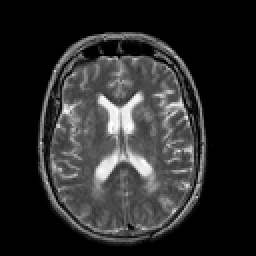
%> input picture images/G01_MR_T2.png, 128 x 128 px, shrunk from 256 x 256 before the run, given in place of G01_CT.png, which was not available (shown 2 times larger)
$ octave main_2_GV_Image_Fusion_PCA.m   (GNU Octave 9; MATLAB toolbox functions it lacks are replaced by stand-ins)
%> lines starting %> are read from the running program, lines starting %| are printed output that depends on the picture; long printed decimals are rounded; pictures that were not available may be replaced by others from this repository, and a replacement may not be noted
### functions/fn_cloneStandard.m
function [clone_standard] = fn_cloneStandard(U1, ROI_BW, ROI_U2, pos)
[rU, cU, hU] = size(U1);
[row, col] = size(ROI_BW);
clone_standard = U1;
for r=1:row
    for c=1:col
        for channel=1:hU %RGB
            if ROI_BW(r,c)==1
                clone_standard(pos(1)+r-1, pos(2)+c-1, channel) = ROI_U2(r,c,channel);
            end
        end
    end
end
figure, imshow(uint8(clone_standard)); title('cloning: standard edition');

### functions/fn_fusion_GV_PCA.m
function weightedFusionDel = fn_fusion_GV_PCA(U1, ROI_BW, ROI_U2, pos)

[rU, cU, hU] = size(U1);
[rROI, cROI] = size(ROI_BW); sizeROI = rROI*cROI*hU;
ROI_U1 = double(U1(pos(1):pos(1)+rROI-1, pos(2):pos(2)+cROI-1, :));
ROI_U2 = double(ROI_U2);

G_ROI_U1 = zeros(size(ROI_U1)); G_ROI_U2 = zeros(size(ROI_U2));
filterForward=[0 -1 1]; filterBackward = [-1 1 0];
for channel = 1:hU
    Gx_ROI_U1(:,:,channel) = conv2(ROI_U1(:,:,channel),filterForward(end:-1:1),'same');
    Gy_ROI_U1(:,:,channel) = conv2(ROI_U1(:,:,channel),filterForward(end:-1:1)','same');
    Gx_ROI_U2(:,:,channel) = conv2(ROI_U2(:,:,channel),filterForward(end:-1:1),'same');
    Gy_ROI_U2(:,:,channel) = conv2(ROI_U2(:,:,channel),filterForward(end:-1:1)','same');
end

%% fusion method


Gx_ROI_U=Gx_ROI_U1;Gy_ROI_U=Gy_ROI_U1;

for r=1:rROI
    for c=1:cROI
        for h=1:hU
            if ROI_BW==1
                vec1 = [Gx_ROI_U1(r,c,h); Gy_ROI_U1(r,c,h)];
                vec2 = [Gx_ROI_U2(r,c,h); Gy_ROI_U2(r,c,h)];
                [a1, a2]=fuse_pcaGV(vec1,vec2);
                % a1=a1^5; a2=a2^5;
                Gx_ROI_U(r,c,h) = (a1* Gx_ROI_U1(r,c,h) + a2*Gx_ROI_U2(r,c,h))/(a1+a2);
                Gy_ROI_U(r,c,h) = (a1* Gy_ROI_U1(r,c,h) + a2*Gy_ROI_U2(r,c,h))/(a1+a2);

            end
        end
    end
end
%%}
% [4 lines of commented-out code are left out]

%% making Laplace from gradients
for channel = 1:hU
    Gxx_ROI_U(:,:,channel) = conv2(Gx_ROI_U(:,:,channel),filterBackward(end:-1:1),'same');
    Gyy_ROI_U(:,:,channel) = conv2(Gy_ROI_U(:,:,channel),filterBackward(end:-1:1)','same');
end
Laplace_ROI_U = Gxx_ROI_U + Gyy_ROI_U;


%% Del iterative Solver
%errMax = fix(rROI*cROI/1000);
mseMax=1e-2;
MSE=mseMax+1;

%ROI_temp=0.5*(ROI_U1+ROI_U2);
%ROI_temp = max(ROI_U1, ROI_U2);
ROI_temp = (ROI_U1.^4 + ROI_U2.^4) ./ (ROI_U1.^3 + ROI_U2.^3 + 1);
%[a1, a2] = fuse_pcaGV(ROI_U1, ROI_U2);
%ROI_temp = a1*ROI_U1 + a2*ROI_U2;

iteration=1;

disp('iteration:     MSE:     min:     max:');
while ((MSE>mseMax) && (iteration<33))
    for r=3:rROI-2
        for c=3:cROI-2
            if ROI_BW(r,c)==1

                ROI_temp(r,c,:) = 0.25*(  ROI_temp(r-1,c,:)+ROI_temp(r+1,c,:)+ROI_temp(r,c-1,:)+ROI_temp(r,c+1,:)  - Laplace_ROI_U(r,c,:) );
                %    - 0.25*(  Gx_ROI_U(r,c,:) - Gx_ROI_U(r,c-1,:) + Gy_ROI_U(r,c,:) - Gy_ROI_U(r-1,c,:)  );

                %                ROI_temp(r,c,:) = .25*( ROI_temp(r-2,c-2,:)+ROI_temp(r-2,c+2,:)+ROI_temp(r+2,c-2,:)+ROI_temp(r+2,c+2,:) )...
                %                    + 0.25*( Gx_ROI_U(r-2,c-1,:)+Gx_ROI_U(r+2,c-1,:)-Gx_ROI_U(r-2,c+1,:)-Gx_ROI_U(r+2,c+1,:)+2*Gx_ROI_U(r,c-1,:)-2*Gx_ROI_U(r,c+1,:) )...
                %                    + 0.25*( Gy_ROI_U(r-1,c-2,:)+Gy_ROI_U(r-1,c+2,:)-Gy_ROI_U(r+1,c-2,:)-Gy_ROI_U(r+1,c+2,:)+2*Gy_ROI_U(r-1,c,:)-2*Gy_ROI_U(r+1,c,:) );

            end
        end
    end

    %for channel = 1:hU
    %    maxx=max(max(ROI_temp(:,:,channel))); minn=min(min(ROI_temp(:,:,channel)));     ROI_temp(:,:,channel) = (255*(ROI_temp(:,:,channel)-minn))/(maxx-minn);
    %end
    ROI_temp(ROI_temp>255)=255; ROI_temp(ROI_temp<0)=0;

    MSE = sum(sum(sum(ROI_temp - ROI_U1).^2))/sizeROI;
    disp([num2str(iteration), ':  ', num2str(MSE), '  ', num2str(min(min(min(ROI_temp)))), '  ', num2str(max(max(max(ROI_temp))))   ]);

    ROI_U1 = ROI_temp;


    iteration = iteration+1;
    if (log2(iteration)==fix(log2(iteration)))
        figure, imshow(uint8(ROI_U1),[]);title(['iteration: ',num2str(iteration)]);
        %imwrite( uint8(ROI_U1), strcat(cd,'/functions/it',num2str(iteration),'.png'));
    end
end
%ROI_U1 = uint8(ROI_U1);
figure, imshow(uint8(ROI_U1));
%% importing to the image
weightedFusionDel = U1;
for r=1:rROI
    for c=1:cROI
        for channel=1:hU %RGB
            if ROI_BW(r,c)==1
                weightedFusionDel(pos(1)+r-1, pos(2)+c-1, channel) = ROI_U1(r,c,channel);
            end
        end
    end
end
figure, imshow(uint8(weightedFusionDel)); title('weighted Fusion: Del edition');


end

### main_2_GV_Image_Fusion_PCA.m
clc
clear
close all
addpath(strcat(pwd,'/functions'));
%%
sourceImages = {'G01' 'CT' 'MR_T2' ; 'G02' 'CT' 'MR_T2' ; 'G03' 'MR_T1' 'MR_T2' ; 'G04' 'MR_T1' 'MR_T2' ; ...
    'G05' 'CT' 'MR' ; 'G06' 'CT' 'MR' ; 'G07' 'CT' 'MR' ; 'G08' 'CT' 'MR' ; ...
    'G09' 'CT' 'MR_T2' ; 'G10' 'MR_PD' 'MR_T2' ; 'G11' 'CT' 'MR_GAD' ; 'G12' 'CT' 'MR_T1'}
%%
for sourceNumber=1:length(sourceImages)

        sourceImage = char(sourceImages(sourceNumber,1));
        modal1 = char(sourceImages(sourceNumber,2));
        modal2 = char(sourceImages(sourceNumber,3));

        U1 = imread(strcat(sourceImage,'_',modal1,'.png'));
%> U1 is the input picture: size 128x128x3 uint8; min 0, max 255, mean 42.2
        U2 = imread(strcat(sourceImage,'_',modal2,'.png'));
        if (size(U1,3)>1), U1 = rgb2gray(U1);   end
        if (size(U2,3)>1), U2 = rgb2gray(U2);   end
        U1=double(U1); U2=double(U2);

    clc
    disp(['Del_Image_Fusion: ', sourceImage]);
    %%
    close all;
    imshow(uint8(U1)); figure, imshow(uint8(U2));
    pos=0;
    if (pos==[0])
        pos=[1,1];
        [rU, cU, hU]=size(U1);
%> rU = 128; cU = 128; hU = 1
        ROI_BW=ones(rU,cU);% ROI_BW(2:end-1, 2:end-1)=1;
        ROI_U2= U2; %(2:end-1, 2:end-1,:);
    else
        [ROI_BW, ROI_U2] = fn_ROI(U2);   % find the Region Of Interest from U2
    end
    clone_Standard = fn_cloneStandard(U1, ROI_BW, ROI_U2, pos);   % cloning image by standard method
    %clone_Del = fn_clonePerez(U1, ROI_BW, ROI_U2, pos);   % cloning image by Perez method
    U_fused = uint8(fn_fusion_GV_PCA(U1, ROI_BW, ROI_U2, pos));   % cloning image by Perez method
%> after the loop in fn_fusion_GV_PCA, `for channel = 1:hU`:
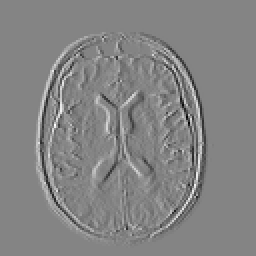
%> Gx_ROI_U1: size 128x128 double (shown 2 times larger); min -175, max 163, mean 0; drawn with min black and max white
%> after the loop in fn_fusion_GV_PCA, `for channel = 1:hU`:
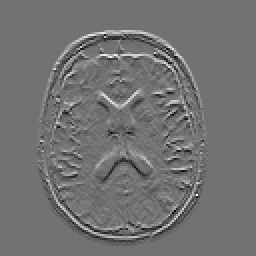
%> Gy_ROI_U1: size 128x128 double (shown 2 times larger); min -119, max 146, mean 0; drawn with min black and max white
%> after the loop in fn_fusion_GV_PCA, `for r=1:rROI`: a1 = 0; a2 = 1; vec1 = [0; 0]
%> after the loop in fn_fusion_GV_PCA, `for channel = 1:hU`:
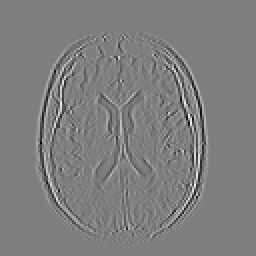
%> Gxx_ROI_U: size 128x128 double (shown 2 times larger); min -235, max 239, mean 0; drawn with min black and max white
%> after the loop in fn_fusion_GV_PCA, `for channel = 1:hU`:
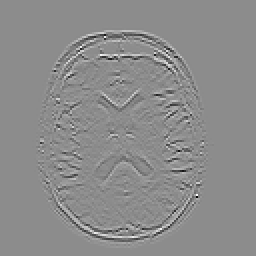
%> Gyy_ROI_U: size 128x128 double (shown 2 times larger); min -239, max 196, mean 0; drawn with min black and max white
%> in fn_fusion_GV_PCA, `Laplace_ROI_U = Gxx_ROI_U + Gyy_ROI_U;`:
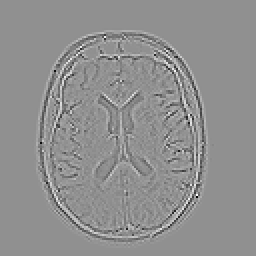
%> Laplace_ROI_U: size 128x128 double (shown 2 times larger); min -419, max 322, mean 0; drawn with min black and max white
%> the loop in fn_fusion_GV_PCA, `while ((MSE>mseMax) && (iteration<33))` made 1 pass
%> MSE on pass 1: 0.00121
%| 1:  0.00121  0  255
%> after the loop in fn_fusion_GV_PCA, `while ((MSE>mseMax) && (iteration<33))`: iteration = 2
%> (the run ends here)
